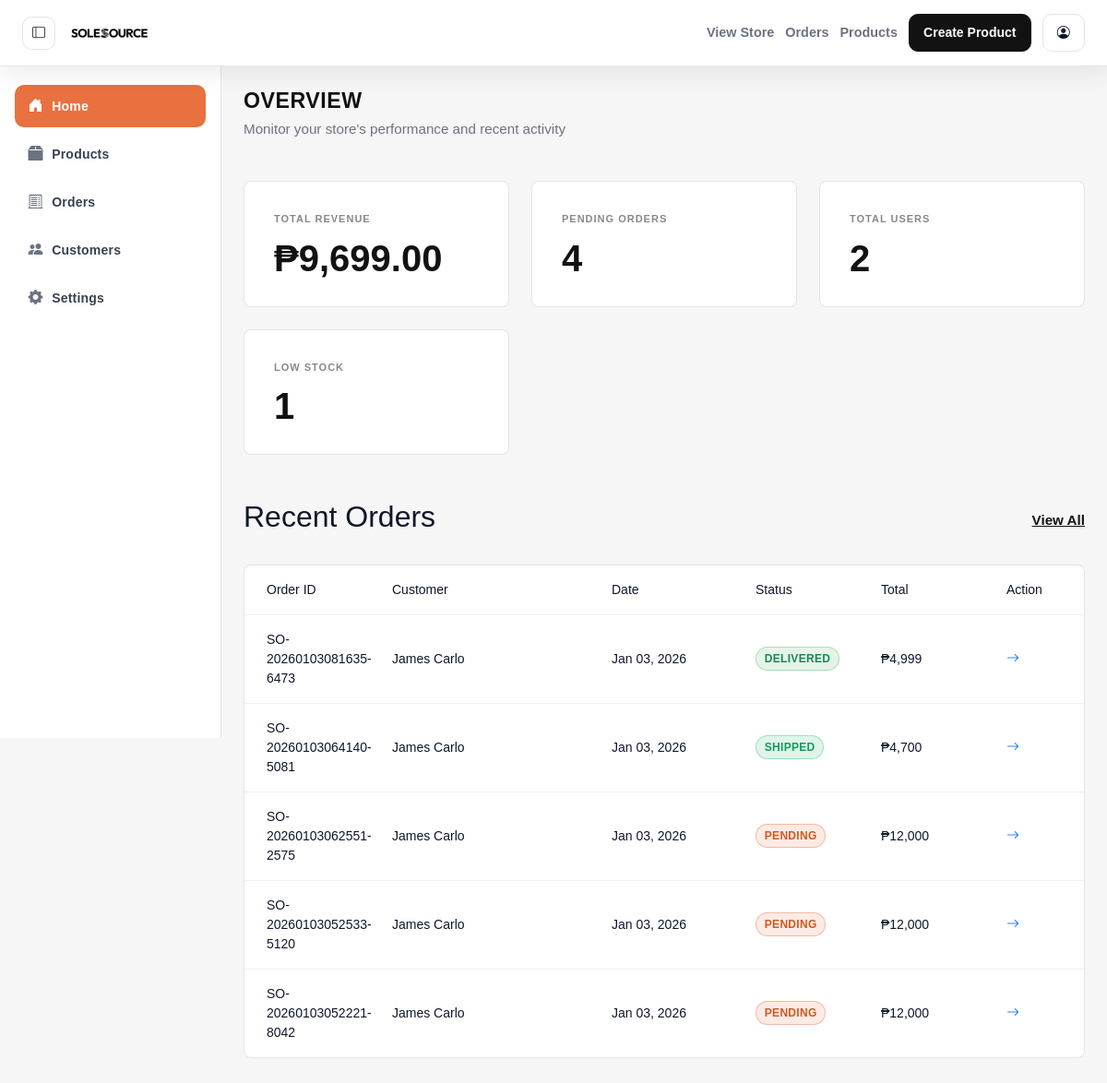
/admin/index.php (signed in), run on the app's committed database.
### tables this page shows
CREATE TABLE `orders` (
  `id` int(11) NOT NULL,
  `user_id` int(11) NOT NULL,
  `order_number` varchar(64) NOT NULL,
  `total_amount` decimal(10,2) NOT NULL,
  `payment_method` varchar(50) DEFAULT 'COD',
  `status` enum('pending','confirmed','shipped','delivered','cancelled') DEFAULT 'pending',
  `phone` varchar(50) DEFAULT NULL,
  `shipping_phone` varchar(20) DEFAULT NULL,
  `full_name` varchar(255) NOT NULL,
  `address` varchar(255) DEFAULT NULL,
  `city` varchar(255) DEFAULT NULL,
  `province` varchar(255) DEFAULT NULL,
  `region` varchar(255) DEFAULT NULL,
  `barangay` varchar(255) DEFAULT NULL,
  `zip_code` varchar(20) DEFAULT NULL,
  `country` varchar(100) DEFAULT 'Philippines',
  `shipping_address` text DEFAULT NULL,
  `tracking_number` varchar(100) DEFAULT NULL,
  `courier` varchar(50) DEFAULT NULL,
  `created_at` timestamp NOT NULL DEFAULT current_timestamp()
);

CREATE TABLE `users` (
  `id` int(11) NOT NULL,
  `full_name` varchar(255) NOT NULL,
  `email` varchar(255) NOT NULL,
  `password` varchar(255) NOT NULL,
  `role` enum('admin','customer') NOT NULL DEFAULT 'customer',
  `birthdate` date DEFAULT NULL,
  `gender` varchar(50) DEFAULT NULL,
  `is_active` tinyint(1) NOT NULL DEFAULT 1,
  `created_at` timestamp NOT NULL DEFAULT current_timestamp()
);

### admin/index.php (the view, shortened to what this page needs)
<?php
require_once '../includes/connect.php';
$revenue = 0;
$pendingOrders = 0;
$totalUsers = 0;
$lowStock = 0;
$res = $conn->query("SELECT COALESCE(SUM(total_amount),0) AS revenue FROM orders WHERE status IN ('shipped','delivered')");
if ($res && $row = $res->fetch_assoc()) {
    $revenue = (float) $row['revenue'];
}
$res = $conn->query("SELECT COUNT(*) AS cnt FROM orders WHERE status = 'pending'");
if ($res && $row = $res->fetch_assoc()) {
    $pendingOrders = (int) $row['cnt'];
}
$res = $conn->query("SELECT COUNT(*) AS cnt FROM users");
if ($res && $row = $res->fetch_assoc()) {
    $totalUsers = (int) $row['cnt'];
}
$res = $conn->query("SELECT COUNT(*) AS cnt FROM products WHERE stock_quantity < 10");
if ($res && $row = $res->fetch_assoc()) {
    $lowStock = (int) $row['cnt'];
}
$stats = [
    ['label' => 'Total Revenue', 'value' => '₱' . number_format($revenue, 2, '.', ','), 'icon' => 'bi-currency-dollar'],
    ['label' => 'Pending Orders', 'value' => $pendingOrders, 'icon' => 'bi-clock-history'],
    ['label' => 'Total Users', 'value' => $totalUsers, 'icon' => 'bi-people'],
    ['label' => 'Low Stock', 'value' => $lowStock, 'icon' => 'bi-exclamation-triangle'],
];
$recent_orders = [];
$stmt = $conn->prepare("SELECT o.id, o.order_number, o.status, o.total_amount, o.created_at, u.full_name FROM orders o JOIN users u ON u.id = o.user_id ORDER BY o.created_at DESC LIMIT 5");
if ($stmt) {
    $stmt->execute();
    $res = $stmt->get_result();
    while ($row = $res->fetch_assoc()) {
        $row['date_formatted'] = $row['created_at'] ? date('M d, Y', strtotime($row['created_at'])) : '';
        $row['total_formatted'] = '₱' . number_format((float) $row['total_amount'], 0, '.', ',');
        $recent_orders[] = $row;
    }
}
?>
<!DOCTYPE html>
<html lang="en">
<head>
    <link href="https://cdn.jsdelivr.net/npm/bootstrap@5.3.3/dist/css/bootstrap.min.css" rel="stylesheet">
    <link rel="stylesheet" href="https://cdn.jsdelivr.net/npm/bootstrap-icons@1.11.3/font/bootstrap-icons.css">
    <link rel="stylesheet" href="../assets/css/variables.css">
    <link rel="stylesheet" href="assets/css/admin.css">
</head>
<body>
    <?php include 'includes/topbar.php'; ?>
    <div class="admin-container">
        <?php include 'includes/sidebar.php'; ?>
        <main class="admin-content">
            <div class="admin-header">
                <div>
                    <h1 class="admin-page-title">Overview</h1>
                    <p class="admin-page-subtitle">Monitor your store's performance and recent activity</p>
                </div>
            </div>
            <div class="stats-grid">
                <?php foreach ($stats as $stat): ?>
                    <div class="stat-card">
                        <div class="stat-label"><?php echo $stat['label']; ?></div>
                        <div class="stat-value"><?php echo $stat['value']; ?></div>
                    </div>
                <?php endforeach; ?>
            </div>
            <section>
                <div class="section-header">
                    <h2 class="section-title">Recent Orders</h2>
                    <a href="orders.php" class="section-link">View All</a>
                </div>
                <div class="orders-list">
                    <div class="order-row order-row-header">
                        <div>Order ID</div>
                        <div>Customer</div>
                        <div>Date</div>
                        <div>Status</div>
                        <div>Total</div>
                        <div>Action</div>
                    </div>
                    <?php foreach ($recent_orders as $order): ?>
                        <?php $status = strtolower($order['status'] ?? ''); ?>
                        <div class="order-row">
                            <div class="order-id" data-label="Order ID"><?php echo htmlspecialchars($order['order_number']); ?></div>
                            <div class="order-customer" data-label="Customer"><?php echo htmlspecialchars($order['full_name']); ?></div>
                            <div class="order-date" data-label="Date"><?php echo htmlspecialchars($order['date_formatted']); ?></div>
                            <div class="order-status" data-label="Status">
                                <span class="status-pill status-<?php echo htmlspecialchars($status); ?>"><?php echo htmlspecialchars(ucfirst($status)); ?></span>
                            </div>
                            <div class="order-total" data-label="Total"><?php echo htmlspecialchars($order['total_formatted']); ?></div>
                            <div data-label="Action">
                                <a href="order-details.php?id=<?php echo urlencode($order['id']); ?>" class="order-action">
                                    <i class="bi bi-arrow-right"></i>
                                </a>
                            </div>
                        </div>
                    <?php endforeach; ?>
                </div>
            </section>
        </main>
    </div>
</body>
</html>

### assets/css/variables.css (style rules this page uses)
:root { --brand-black: #121212; --brand-dark-gray: #333333; --brand-orange: #E9713F; --brand-white: #FFFFFF; --brand-background: #F8F9FA; --brand-font: 'Outfit', sans-serif; --text-active: #FFFFFF; --text-inactive: #B0B0B0; --text-active-inverse: #121212; }

### admin/assets/css/admin.css (style rules this page uses)
:root { --admin-bg: #f6f6f6; --admin-sidebar-width: 240px; --admin-header-height: 72px; --admin-surface: #ffffff; --admin-border: #e5e5e5; --admin-muted: #6b7280; --admin-text: #0f172a; }
body { font-family: var(--brand-font, 'Outfit', sans-serif); background: var(--admin-bg); color: var(--admin-text); margin: 0; padding: 0; font-size: 14px; }
.admin-container { display: flex; min-height: 100vh; transition: margin-left 0.3s ease; }
.admin-content { flex: 1; margin-left: var(--admin-sidebar-width); padding: 1.5rem 1.5rem 2.25rem; margin-top: var(--admin-header-height); transition: margin-left 0.3s ease; background: var(--admin-bg); }
.admin-header { margin-bottom: 1.75rem; display: flex; justify-content: space-between; align-items: center; }
.admin-page-title { font-size: 1.45rem; font-weight: 700; text-transform: uppercase; color: var(--brand-black, #000); letter-spacing: 0.5px; margin: 0; }
.admin-page-subtitle { color: var(--admin-muted); font-size: 0.95rem; margin-top: 0.35rem; }
.stats-grid { display: grid; grid-template-columns: repeat(auto-fit, minmax(250px, 1fr)); gap: 1.5rem; margin-bottom: 3rem; }
.stat-card { background: #fff; border: 1px solid #e5e5e5; border-radius: 8px; padding: 2rem; transition: all 0.2s ease; }
.stat-label { font-size: 0.6875rem; font-weight: 600; text-transform: uppercase; color: #888; letter-spacing: 1px; margin-bottom: 0.875rem; }
.stat-value { font-size: 2.5rem; font-weight: 700; color: var(--brand-black, #000); line-height: 1; }
.table-container, .orders-list, .products-table-container, .orders-table-container { background: #fff; border: 1px solid #e5e5e5; border-radius: 8px; overflow: hidden; }
.section-header { display: flex; justify-content: space-between; align-items: center; margin-bottom: 1.5rem; }
.section-link { color: var(--brand-black, #000); text-decoration: underline; font-weight: 600; font-size: 0.95rem; cursor: pointer; }
.status-pill { display: inline-flex; align-items: center; gap: 0.4rem; padding: 0.2rem 0.55rem; border-radius: 999px; font-weight: 700; font-size: 0.75rem; text-transform: uppercase; letter-spacing: 0.3px; border: 1px solid transparent; }
.status-pending { background: rgba(227, 89, 38, 0.12); color: #d45720; border-color: rgba(227, 89, 38, 0.35); }
.status-shipped { background: rgba(0, 171, 85, 0.12); color: #0f9d58; border-color: rgba(0, 171, 85, 0.3); }
.status-delivered { background: rgba(40, 167, 69, 0.12); color: #198754; border-color: rgba(40, 167, 69, 0.3); }
.order-row { display: grid; grid-template-columns: 120px 1fr 140px 120px 120px 60px; gap: 1rem; padding: 1rem 1.5rem; border-bottom: 1px solid #f0f0f0; align-items: center; }
.order-row:last-child { border-bottom: none; }

### data on the page
orders: order_number "SO-20260103081635-6473", user.full_name "James Carlo", date_formatted "Jan 03, 2026", status "DELIVERED", total_formatted "₱4,999"
orders: order_number "SO-20260103064140-5081", user.full_name "James Carlo", date_formatted "Jan 03, 2026", status "SHIPPED", total_formatted "₱4,700"
orders: order_number "SO-20260103062551-2575", user.full_name "James Carlo", date_formatted "Jan 03, 2026", status "PENDING", total_formatted "₱12,000"
orders: order_number "SO-20260103052533-5120", user.full_name "James Carlo", date_formatted "Jan 03, 2026", status "PENDING", total_formatted "₱12,000"
orders: order_number "SO-20260103052221-8042", user.full_name "James Carlo", date_formatted "Jan 03, 2026", status "PENDING", total_formatted "₱12,000"

### other printed values
$stat['label'] "TOTAL REVENUE"
$stat['value'] "₱9,699.00"
$stat['label'] "PENDING ORDERS"
$stat['value'] "4"
$stat['label'] "TOTAL USERS"
$stat['value'] "2"
$stat['label'] "LOW STOCK"
$stat['value'] "1"
